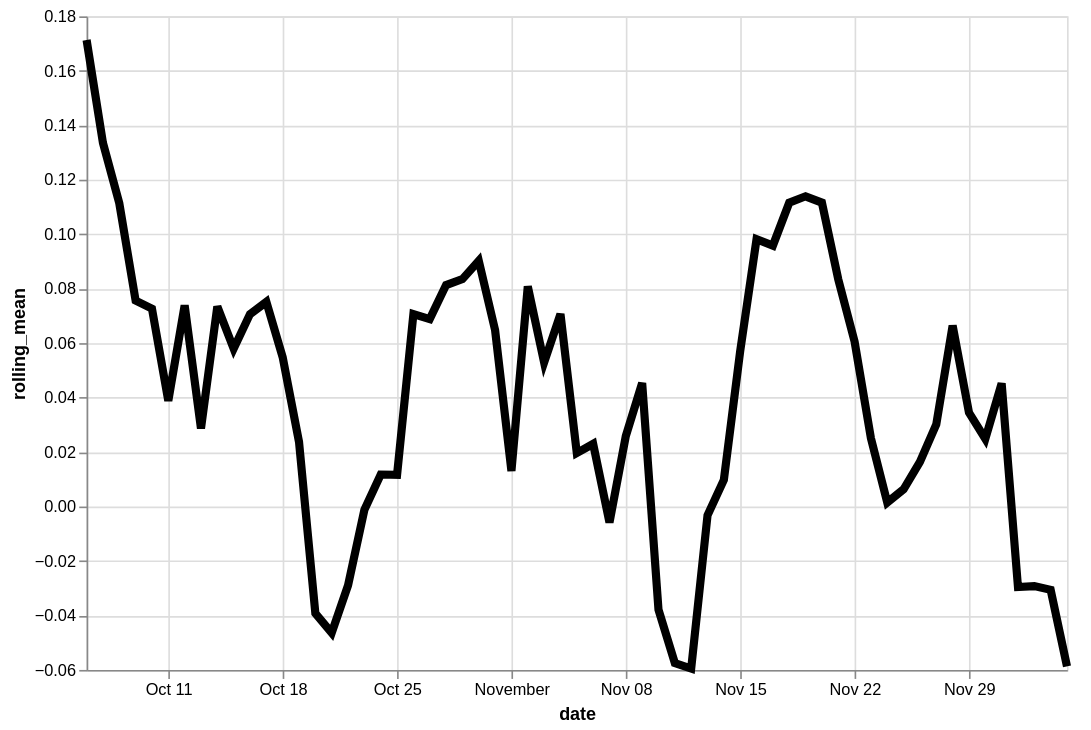

Vega-Lite specification for this chart:
### Vega-Lite specification from a JSON file in a GitHub repository (floating-point values rounded to 4 significant figures)
{"config": {"view": {"continuousWidth": 400, "continuousHeight": 300}}, "data": {"name": "data-79ccbb4e237620782126ed0cc885dffe"}, "mark": {"type": "line", "color": "black", "size": 5}, "encoding": {"x": {"type": "temporal", "field": "date"}, "y": {"type": "quantitative", "field": "rolling_mean"}}, "height": 400, "transform": [{"window": [{"op": "mean", "field": "residual", "as": "rolling_mean"}], "frame": [-4, 3]}], "width": 600, "$schema": "https://vega.github.io/schema/vega-lite/v4.8.1.json", "datasets": {"data-79ccbb4e237620782126ed0cc885dffe": [{"date": "2020-10-06T00:00:00", "residual": 0.4186}, {"date": "2020-10-07T00:00:00", "residual": 0.4287}, {"date": "2020-10-08T00:00:00", "residual": 0.3502}, {"date": "2020-10-09T00:00:00", "residual": -0.5122}, {"date": "2020-10-10T00:00:00", "residual": -0.01761}, {"date": "2020-10-11T00:00:00", "residual": 0.0006073}, {"date": "2020-10-12T00:00:00", "residual": -0.1389}, {"date": "2020-10-13T00:00:00", "residual": 0.05193}, {"date": "2020-10-14T00:00:00", "residual": 0.1482}, {"date": "2020-10-15T00:00:00", "residual": 0.7088}, {"date": "2020-10-16T00:00:00", "residual": -0.01145}, {"date": "2020-10-17T00:00:00", "residual": -0.1542}, {"date": "2020-10-18T00:00:00", "residual": -0.1412}, {"date": "2020-10-19T00:00:00", "residual": 0.1021}, {"date": "2020-10-20T00:00:00", "residual": -0.103}, {"date": "2020-10-21T00:00:00", "residual": -0.1107}, {"date": "2020-10-22T00:00:00", "residual": -0.1004}, {"date": "2020-10-23T00:00:00", "residual": 0.2051}, {"date": "2020-10-24T00:00:00", "residual": -0.06883}, {"date": "2020-10-25T00:00:00", "residual": -0.01478}, {"date": "2020-10-26T00:00:00", "residual": 0.08091}, {"date": "2020-10-27T00:00:00", "residual": 0.2059}, {"date": "2020-10-28T00:00:00", "residual": -0.1038}, {"date": "2020-10-29T00:00:00", "residual": 0.3614}, {"date": "2020-10-30T00:00:00", "residual": -0.1152}, {"date": "2020-10-31T00:00:00", "residual": 0.305}, {"date": "2020-11-01T00:00:00", "residual": -0.05142}, {"date": "2020-11-02T00:00:00", "residual": 0.03895}, {"date": "2020-11-03T00:00:00", "residual": -0.1227}, {"date": "2020-11-04T00:00:00", "residual": -0.2078}, {"date": "2020-11-05T00:00:00", "residual": 0.4387}, {"date": "2020-11-06T00:00:00", "residual": 0.1375}, {"date": "2020-11-07T00:00:00", "residual": 0.02709}, {"date": "2020-11-08T00:00:00", "residual": -0.103}, {"date": "2020-11-09T00:00:00", "residual": -0.02464}, {"date": "2020-11-10T00:00:00", "residual": -0.192}, {"date": "2020-11-11T00:00:00", "residual": 0.131}, {"date": "2020-11-12T00:00:00", "residual": -0.05177}, {"date": "2020-11-13T00:00:00", "residual": -0.2275}, {"date": "2020-11-14T00:00:00", "residual": -0.01887}, {"date": "2020-11-15T00:00:00", "residual": 0.01083}, {"date": "2020-11-16T00:00:00", "residual": 0.3474}, {"date": "2020-11-17T00:00:00", "residual": 0.07931}, {"date": "2020-11-18T00:00:00", "residual": 0.1864}, {"date": "2020-11-19T00:00:00", "residual": 0.4597}, {"date": "2020-11-20T00:00:00", "residual": -0.07065}, {"date": "2020-11-21T00:00:00", "residual": -0.1016}, {"date": "2020-11-22T00:00:00", "residual": -7.06e-05}, {"date": "2020-11-23T00:00:00", "residual": -0.007566}, {"date": "2020-11-24T00:00:00", "residual": 0.1223}, {"date": "2020-11-25T00:00:00", "residual": -0.1039}, {"date": "2020-11-26T00:00:00", "residual": -0.09736}, {"date": "2020-11-27T00:00:00", "residual": 0.2707}, {"date": "2020-11-28T00:00:00", "residual": -0.03179}, {"date": "2020-11-29T00:00:00", "residual": -0.02094}, {"date": "2020-11-30T00:00:00", "residual": 0.1098}, {"date": "2020-12-01T00:00:00", "residual": 0.2829}, {"date": "2020-12-02T00:00:00", "residual": -0.1333}, {"date": "2020-12-03T00:00:00", "residual": -0.181}, {"date": "2020-12-04T00:00:00", "residual": 0.06533}, {"date": "2020-12-05T00:00:00", "residual": -0.3273}]}}
